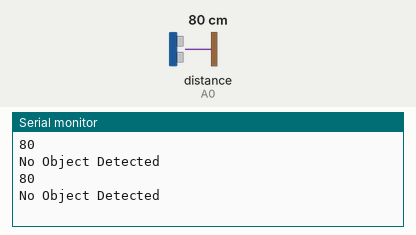
This sketch was run on a simulated Arduino Uno, built with avr-gcc and run on an emulated ATmega328P. Parts: the last lines printed to the serial monitor. The test bench sets the inputs (shaded band); at power-on: distance to the obstacle (sensor on A0) 80 cm.

Above: at 1.8 s.
1.9 s: distance to the obstacle (sensor on A0) set to 15 cm
At 2.4 s:
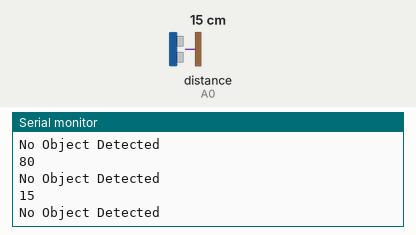
3.4 s: distance to the obstacle (sensor on A0) set to 12 cm
At 4.9 s:
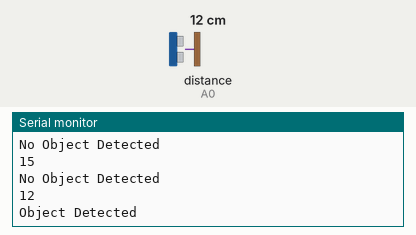
Timing chart, 0 to 6.4 s (numbered marks = the images above; inputs shaded):
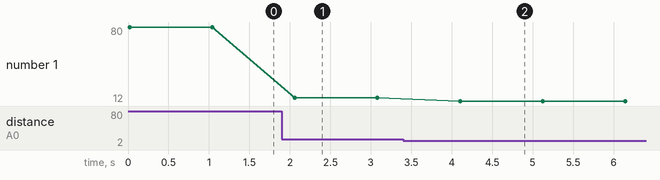

Measured:
- the behaviour switches between 14 and 13 cm on distance to the obstacle (sensor on A0) (found by bisection; images 1 and 2)
- after the input at 1.9 s, the serial monitor: prints a new line after 0.16 s (image 1)
- after the input at 3.4 s, the serial monitor: prints a new line after 0.70 s (image 2)
- plotted number 1: 80 → 15 after the input at 1.9 s, 15 → 12 after the input at 3.4 s

The sketch:

Proximity_Sensor.ino
```cpp
//Initialize IR sensor
#include <SharpIR.h>
#define ir A0
#define model 1080
SharpIR sharp(ir, 25, 93, model);
int dis;
boolean present;
float defaultIrMin = 14;

//Setup Pins
void setup() {
  Serial.begin(9600);
  pinMode (ir, INPUT);
}

void loop(){
  dis = sharp.distance();
  present = (dis<defaultIrMin);
  Serial.println(dis);
  if(present) Serial.println("Object Detected");
  else Serial.println("No Object Detected");
  delay(1000);
}
```
